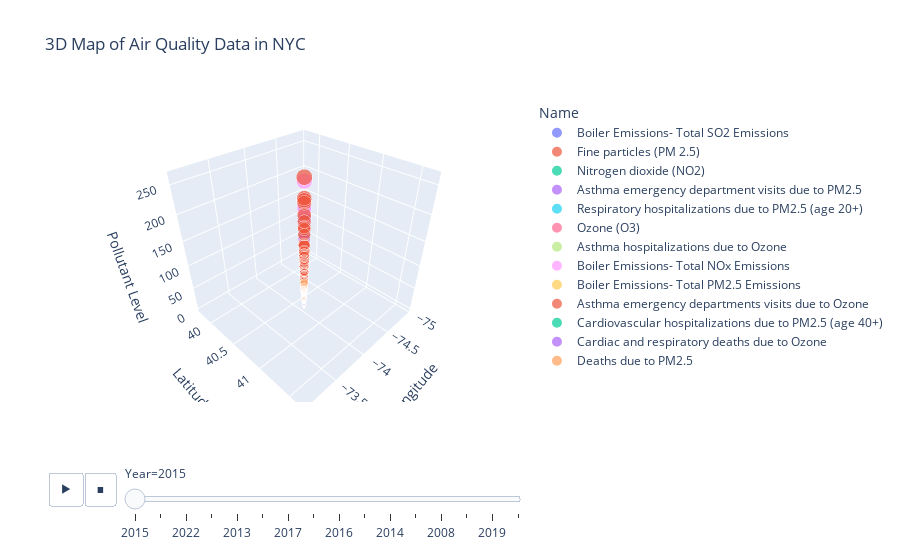

The cell this chart's notebook holds for it:
### Markdown cell above
Key Findings
Fine Particles (PM 2.5):

PM 2.5 levels exhibit noticeable variability across different years.
Some regions consistently report higher PM 2.5 levels, suggesting persistent local pollution sources.
Fluctuations in PM 2.5 levels may correlate with seasonal or environmental changes.
Boiler Emissions (SO2):

SO2 emissions show a wide range of values, varying significantly between different regions and years.
While the overall levels of SO2 appear stable, certain areas experience higher concentrations, likely due to localized industrial activities.
Regional Differences:

Specific geographic areas consistently show higher pollutant levels, indicating regional disparities in air quality.
These differences may be influenced by factors such as industrial activity, traffic density, and regulatory enforcement.
Temporal Trends:

The distribution of pollutant levels over the years reflects possible impacts of regulatory measures aimed at improving air quality.
Seasonal patterns may be influencing pollutant concentrations, with some pollutants peaking during specific times of the year.

### Code cell
data['Latitude'] = 40.7128  
data['Longitude'] = -74.0060  

# Create a 3D scatter plot
fig = px.scatter_3d(data, x='Longitude', y='Latitude', z='Data Value',
                    color='Name',  # Color by pollutant
                    size='Data Value',  # Size by Data Value
                    hover_name='Geo Place Name',  # Hover information
                    animation_frame='Year',  # Animation over the years
                    title='3D Map of Air Quality Data in NYC')

# Update layout for better visualization
fig.update_layout(scene=dict(
    xaxis_title='Longitude',
    yaxis_title='Latitude',
    zaxis_title='Pollutant Level'
))

fig.show()
